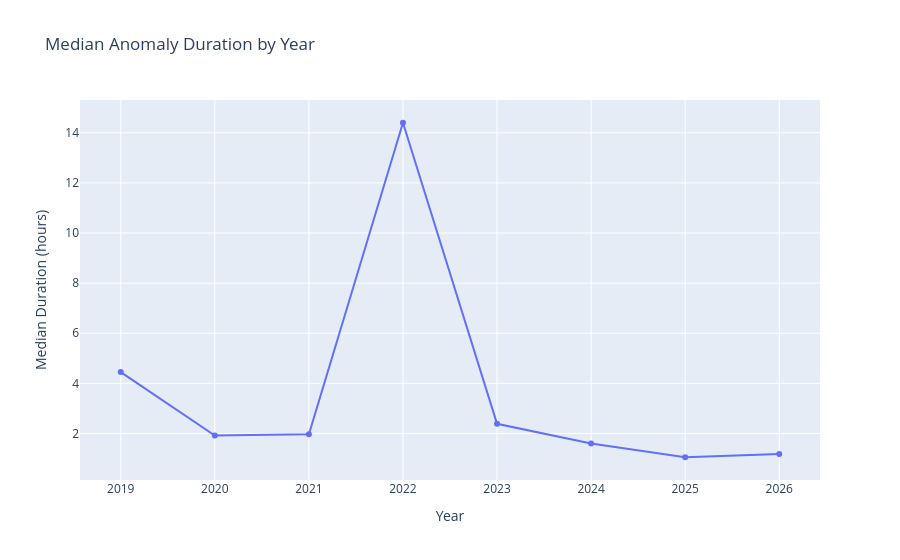

Notebook cell for this chart:
### Markdown cell above
## Median anomaly duration by year

### Code cell
fig = fl.plot_median_anomaly_duration(df_durations)
fig.show()

### Figure 1 — Plotly figure (JSON) as saved in the notebook; plotly's stock layout.template omitted (floating-point values rounded to 4 significant figures)
{"data": [{"hovertemplate": "year=%{x}<br>median_duration_h=%{y}<extra></extra>", "legendgroup": "", "line": {"color": "#636efa", "dash": "solid"}, "marker": {"symbol": "circle"}, "mode": "lines+markers", "name": "", "orientation": "v", "showlegend": false, "type": "scatter", "x": [2019, 2020, 2021, 2022, 2023, 2024, 2025, 2026], "xaxis": "x", "y": [4.45, 1.917, 1.967, 14.4, 2.383, 1.6, 1.05, 1.183], "yaxis": "y"}], "layout": {"legend": {"tracegroupgap": 0}, "title": {"text": "Median Anomaly Duration by Year"}, "xaxis": {"anchor": "y", "domain": [0, 1], "title": {"text": "Year"}}, "yaxis": {"anchor": "x", "domain": [0, 1], "title": {"text": "Median Duration (hours)"}}}}
